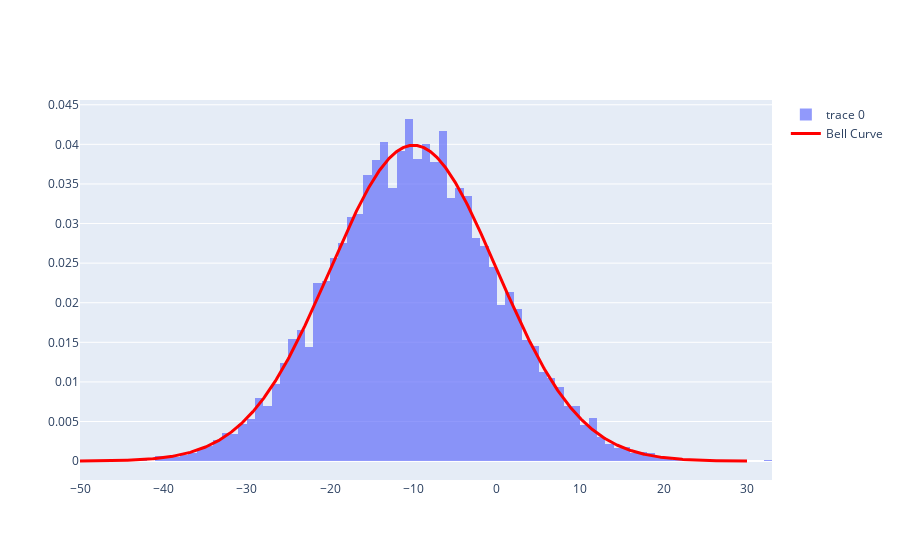

Notebook source saved alongside this figure:
### Code cell
# Your existing histogram
fig = go.Figure(
    data=[
        go.Histogram(
            x=normal_distribution,
            histnorm='probability density',  # Add this to match the curve scale
            opacity=0.7
        )
    ]
)

# Add the bell curve line on top
mean = -10
std_dev = 10
x_curve = np.linspace(mean - 4*std_dev, mean + 4*std_dev, 1000)
y_curve = (1/(std_dev * np.sqrt(2 * np.pi))) * np.exp(-0.5 * ((x_curve - mean) / std_dev)**2)

fig.add_trace(go.Scatter(
    x=x_curve,
    y=y_curve,
    mode='lines',
    name='Bell Curve',
    line=dict(color='red', width=3)
))

fig.show()

### Figure 1 — Plotly figure (JSON) as saved in the notebook; plotly's stock layout.template omitted (floating-point values rounded to 4 significant figures; data arrays with more than 128 entries replaced by an {"elided": "..."} marker saying what was removed)
{"data": [{"histnorm": "probability density", "opacity": 0.7, "type": "histogram", "x": {"elided": "10000 float values"}}, {"line": {"color": "red", "width": 3}, "mode": "lines", "name": "Bell Curve", "type": "scatter", "x": {"elided": "1000 float values"}, "y": {"elided": "1000 float values"}}], "layout": {}}
